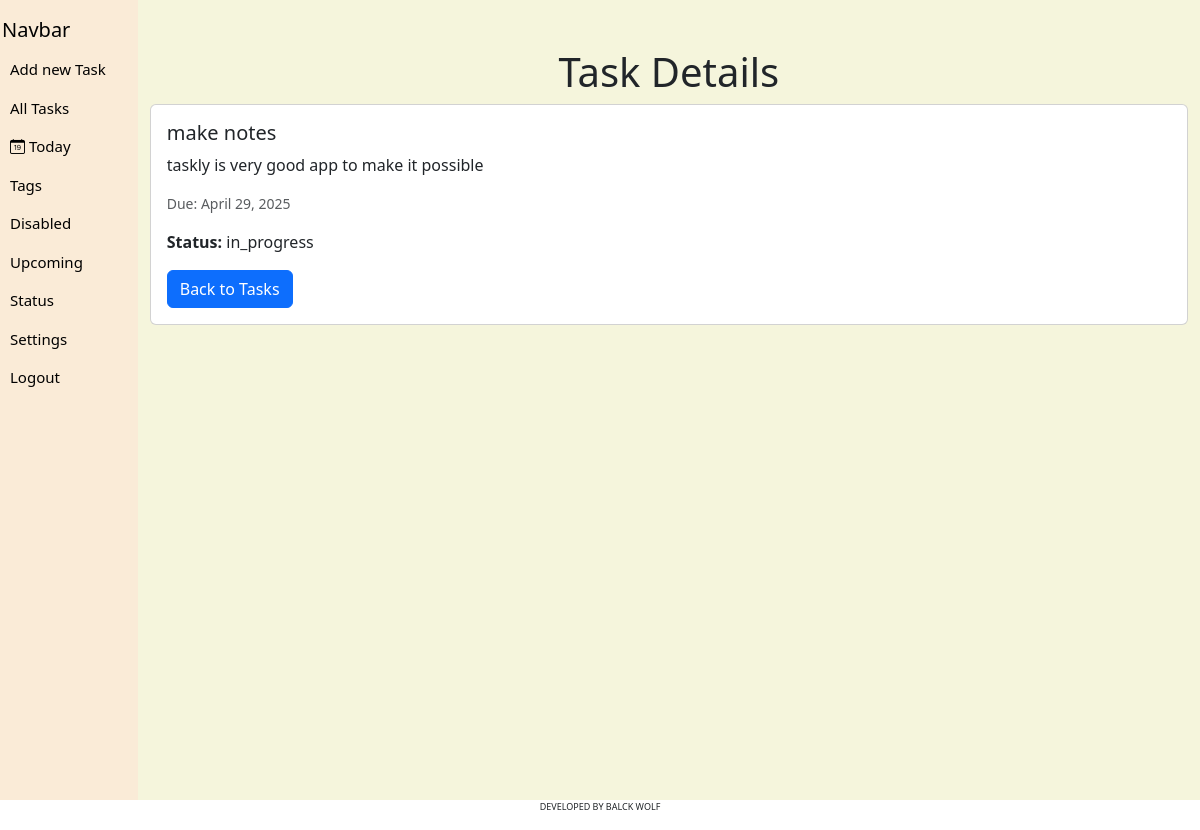
/base/tsk/7, run on an earlier commit of the app's database.
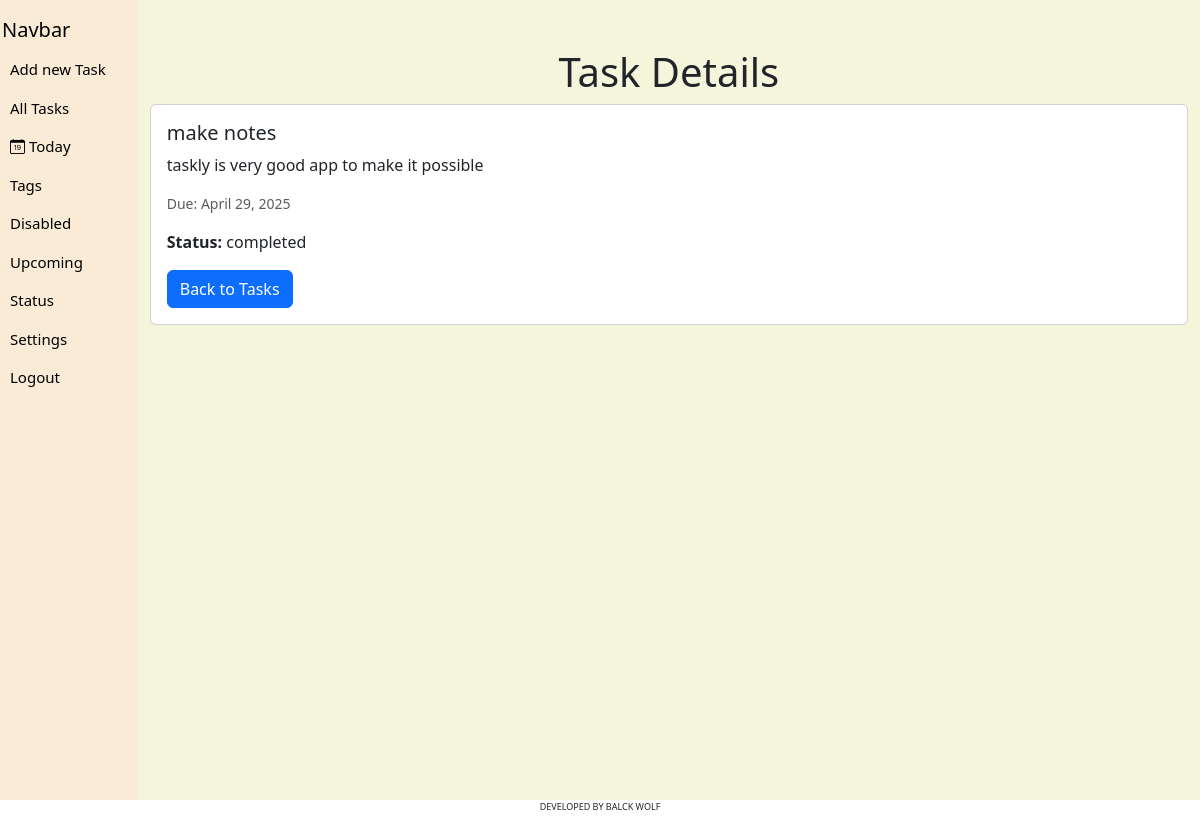
And on a later commit of the database.
### base/models.py (models this page shows)
class task(models.Model):
    title = models.CharField(max_length=255)
    description = models.TextField()
    user = models.ForeignKey(User, on_delete=models.CASCADE)
    created_at = models.DateTimeField(auto_now_add=True)
    updated_on = models.DateTimeField(default=datetime.now)
    due_date = models.DateField(default=datetime.now)
    priority = models.CharField(
        max_length=20, choices=priority_choices, default='normal')
    status = models.CharField(
        max_length=20, choices=status_choices, default='in_progress')

### base/views.py (the view)
# urls.py: path('tsk/<int:id>', views.task_detail, name='task_detail'),
def task_detail(request, id):
    task_data = task.objects.get(id=id)
    username = request.session.get('username')
    print(username)
    return render(request, 'base/task_detail.html', {'task': task_data, 'username': username})

### base/templates/base/task_detail.html
{% extends 'base/base.html' %}
{% block content %}
    <div class="container mt-5">
        <h1 class="text-center">Task Details</h1>
        <div class="card mb-3">
            <div class="card-body">
                <h5 class="card-title">{{ task.title }}</h5>
                <p class="card-text">{{ task.description }}</p>
                <p class="card-text"><small class="text-muted">Due: {{ task.due_date }}</small></p>
                <p class="card-text"><strong>Status:</strong> {{ task.status }}</p>
                <a href="{% url 'index' %}" class="btn btn-primary">Back to Tasks</a>
            </div>
        </div>
    </div>
{% endblock %}

### base/templates/base/base.html (shortened to what this page needs)
{% load static %}
{% load bootstrap5 %}
{% bootstrap_css %}
<!DOCTYPE html>
<html lang="en">
  <head>
    <link rel="stylesheet" href="{% static 'style.css' %}" />
    <link
      rel="stylesheet"
      href="https://cdn.jsdelivr.net/npm/bootstrap-icons@1.11.1/font/bootstrap-icons.css"
    />
  </head>
  <body>
    {% block body %}
    <div class="body">
      {% block menubar %}
      <div class="menuCont">
        <nav class="navbar navbar-expand-lg sidebar">
          <div
            class="container-fluid"
            style="display: flex; flex-direction: column"
          >
            <a class="navbar-brand" href="#">Navbar</a>
            <div class="collapse navbar-collapse" id="navbarNav">
              <ul
                class="navbar-nav"
                style="display: flex; flex-direction: column"
              >
                <li class="nav-item">
                  <a class="nav-link" href="#">Add new Task</a>
                </li>
                <li class="nav-item">
                  <a class="nav-link active" aria-current="page" href="#"
                    >All Tasks</a
                  >
                </li>
                <li class="nav-item">
                  <a class="nav-link" href="#"
                    ><i class="bi bi-calendar-date"> </i>Today</a
                  >
                </li>
                <li class="nav-item">
                  <a class="nav-link" href="#">Tags</a>
                </li>
                <li class="nav-item">
                  <a class="nav-link">Disabled</a>
                </li>
                <li class="nav-item">
                  <a class="nav-link">Upcoming</a>
                </li>
                <li class="nav-item">
                  <a class="nav-link">Status</a>
                </li>
                <li class="nav-item">
                  <a class="nav-link">Settings</a>
                </li>
                <li class="nav-item">
                  <a class="nav-link btn-danger">Logout</a>
                </li>
              </ul>
            </div>
          </div>
        </nav>
      </div>
      {% endblock menubar%}
      {% block content %}{% endblock content %}
    </div>
    <div class="footer text-center">
      <p>DEVELOPED BY BALCK WOLF</p>
     </div>
    {% endblock body%}
  </body>
</html>

### base/static/style.css (style rules this page uses)
.body { display: flex; background-color: beige; }
.menuCont { width: 13vw; max-width: 400px; background-color: antiquewhite; height: 100vh; position: sticky; left: 0px; top: 0px }
.menuCont a { color : black; }
#navbarNav { display: flex; flex-direction: column; }
.nav-item .nav-link { color : black !important; font-size: 15; }
.sidebar .container-fluid { align-items: flex-start; padding: 2px; }
.footer { font-size: 9px; }

What changed in the data, as far as the page shows it:
changed task "make notes": status "in_progress" → "completed"
